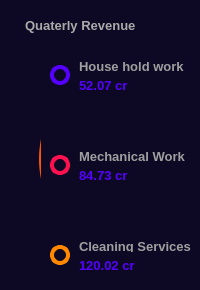
         <widget class="QFrame" name="spendingFrame">
          <property name="styleSheet">
           <string notr="true">QFrame {
	background-color: rgb(13, 9, 36);
	border: none;
	border-radius: 12px;
}
</string>
          </property>
          <property name="frameShape">
           <enum>QFrame::NoFrame</enum>
          </property>
          <property name="frameShadow">
           <enum>QFrame::Raised</enum>
          </property>
          <layout class="QVBoxLayout" name="verticalLayout_6">
           <property name="spacing">
            <number>0</number>
           </property>
           <property name="leftMargin">
            <number>0</number>
           </property>
           <property name="topMargin">
            <number>0</number>
           </property>
           <property name="rightMargin">
            <number>0</number>
           </property>
           <property name="bottomMargin">
            <number>0</number>
           </property>
           <item>
            <widget class="QFrame" name="monthly">
             <property name="minimumSize">
              <size>
               <width>0</width>
               <height>40</height>
              </size>
             </property>
             <property name="maximumSize">
              <size>
               <width>16777215</width>
               <height>30</height>
              </size>
             </property>
             <property name="styleSheet">
              <string notr="true">background-color: rgb(13, 9, 36);</string>
             </property>
             <property name="frameShape">
              <enum>QFrame::NoFrame</enum>
             </property>
             <property name="frameShadow">
              <enum>QFrame::Raised</enum>
             </property>
             <layout class="QHBoxLayout" name="horizontalLayout_9" stretch="0">
              <property name="spacing">
               <number>0</number>
              </property>
              <property name="leftMargin">
               <number>5</number>
              </property>
              <property name="topMargin">
               <number>5</number>
              </property>
              <property name="rightMargin">
               <number>5</number>
              </property>
              <property name="bottomMargin">
               <number>3</number>
              </property>
              <item>
               <widget class="QLabel" name="label_6">
                <property name="minimumSize">
                 <size>
                  <width>150</width>
                  <height>0</height>
                 </size>
                </property>
                <property name="maximumSize">
                 <size>
                  <width>150</width>
                  <height>16777215</height>
                 </size>
                </property>
                <property name="font">
                 <font>
                  <pointsize>10</pointsize>
                  <weight>75</weight>
                  <bold>true</bold>
                 </font>
                </property>
                <property name="styleSheet">
                 <string notr="true">color: rgb(170, 170, 170);</string>
                </property>
                <property name="text">
                 <string>&lt;html&gt;&lt;head/&gt;&lt;body&gt;&lt;p&gt;Quaterly Revenue &lt;/p&gt;&lt;/body&gt;&lt;/html&gt;</string>
                </property>
               </widget>
              </item>
             </layout>
            </widget>
           </item>
           <item>
            <widget class="QFrame" name="frame_10">
             <property name="minimumSize">
              <size>
               <width>0</width>
               <height>250</height>
              </size>
             </property>
             <property name="maximumSize">
              <size>
               <width>16777215</width>
               <height>250</height>
              </size>
             </property>
             <property name="styleSheet">
              <string notr="true">background-color: rgb(13, 9, 36);</string>
             </property>
             <property name="frameShape">
              <enum>QFrame::NoFrame</enum>
             </property>
             <property name="frameShadow">
              <enum>QFrame::Raised</enum>
             </property>
             <layout class="QHBoxLayout" name="horizontalLayout_5">
              <property name="spacing">
               <number>0</number>
              </property>
              <property name="leftMargin">
               <number>0</number>
              </property>
              <property name="topMargin">
               <number>0</number>
              </property>
              <property name="rightMargin">
               <number>0</number>
              </property>
              <property name="bottomMargin">
               <number>0</number>
              </property>
              <item>
               <widget class="QFrame" name="frame_11">
                <property name="styleSheet">
                 <string notr="true"/>
                </property>
                <property name="frameShape">
                 <enum>QFrame::NoFrame</enum>
                </property>
                <property name="frameShadow">
                 <enum>QFrame::Raised</enum>
                </property>
                <layout class="QHBoxLayout" name="horizontalLayout_17">
                 <item>
                  <widget class="QFrame" name="frame_16">
                   <property name="styleSheet">
                    <string notr="true"/>
                   </property>
                   <property name="frameShape">
                    <enum>QFrame::NoFrame</enum>
                   </property>
                   <property name="frameShadow">
                    <enum>QFrame::Raised</enum>
                   </property>
                   <widget class="QFrame" name="frame_33">
                    <property name="geometry">
                     <rect>
                      <x>30</x>
                      <y>10</y>
                      <width>200</width>
                      <height>200</height>
                     </rect>
                    </property>
                    <property name="minimumSize">
                     <size>
                      <width>200</width>
                      <height>200</height>
                     </size>
                    </property>
                    <property name="maximumSize">
                     <size>
                      <width>200</width>
                      <height>200</height>
                     </size>
                    </property>
                    <property name="styleSheet">
                     <string notr="true">background-color: qlineargradient(spread:pad, x1:0, y1:0, x2:1, y2:1, stop:0 rgba(85, 0, 255, 255), stop:0.0340909 rgba(255, 85, 0, 255), stop:0.295455 rgba(255, 85, 0, 255), stop:0.323864 rgba(255, 17, 80, 255), stop:0.625 rgba(255, 17, 80, 255), stop:0.670455 rgba(85, 0, 255, 255));
border: none;
border-radius: 100px;</string>
                    </property>
                    <property name="frameShape">
                     <enum>QFrame::StyledPanel</enum>
                    </property>
                    <property name="frameShadow">
                     <enum>QFrame::Raised</enum>
                    </property>
                    <layout class="QHBoxLayout" name="horizontalLayout_20">
                     <item>
                      <widget class="QFrame" name="frame_34">
                       <property name="minimumSize">
                        <size>
                         <width>180</width>
                         <height>180</height>
                        </size>
                       </property>
                       <property name="maximumSize">
                        <size>
                         <width>180</width>
                         <height>180</height>
                        </size>
                       </property>
                       <property name="styleSheet">
                        <string notr="true">background-color: rgb(13, 9, 36);
border-radius: 90px;</string>
                       </property>
                       <property name="frameShape">
                        <enum>QFrame::NoFrame</enum>
                       </property>
                       <property name="frameShadow">
                        <enum>QFrame::Raised</enum>
                       </property>
                       <layout class="QHBoxLayout" name="horizontalLayout_21">
                        <item>
                         <widget class="QFrame" name="frame_32">
                          <property name="minimumSize">
                           <size>
                            <width>0</width>
                            <height>80</height>
                           </size>
                          </property>
                          <property name="maximumSize">
                           <size>
                            <width>16777215</width>
                            <height>80</height>
                           </size>
                          </property>
                          <property name="styleSheet">
                           <string notr="true">border: none;</string>
                          </property>
                          <property name="frameShape">
                           <enum>QFrame::NoFrame</enum>
                          </property>
                          <property name="frameShadow">
                           <enum>QFrame::Raised</enum>
                          </property>
                          <layout class="QVBoxLayout" name="verticalLayout_15">
                           <property name="spacing">
                            <number>0</number>
                           </property>
                           <property name="leftMargin">
                            <number>0</number>
                           </property>
                           <property name="topMargin">
                            <number>0</number>
                           </property>
                           <property name="rightMargin">
                            <number>0</number>
                           </property>
                           <property name="bottomMargin">
                            <number>0</number>
                           </property>
                           <item alignment="Qt::AlignHCenter|Qt::AlignVCenter">
                            <widget class="QLabel" name="label_18">
                             <property name="font">
                              <font>
                               <pointsize>10</pointsize>
                               <weight>50</weight>
                               <bold>false</bold>
                              </font>
                             </property>
                             <property name="styleSheet">
                              <string notr="true">color: rgb(138, 138, 138);</string>
                             </property>
                             <property name="text">
                              <string>Budget Report</string>
                             </property>
                            </widget>
                           </item>
                           <item alignment="Qt::AlignHCenter|Qt::AlignVCenter">
                            <widget class="QLabel" name="label_19">
                             <property name="font">
                              <font>
                               <pointsize>13</pointsize>
                               <weight>75</weight>
                               <bold>true</bold>
                              </font>
                             </property>
                             <property name="styleSheet">
                              <string notr="true">color: rgb(170, 170, 170);</string>
                             </property>
                             <property name="text">
                              <string>&lt;html&gt;&lt;head/&gt;&lt;body&gt;&lt;p&gt;372.03 cr&lt;/p&gt;&lt;/body&gt;&lt;/html&gt;</string>
                             </property>
                            </widget>
                           </item>
                           <item alignment="Qt::AlignHCenter|Qt::AlignVCenter">
                            <widget class="QLabel" name="label_20">
                             <property name="font">
                              <font>
                               <pointsize>10</pointsize>
                               <weight>50</weight>
                               <bold>false</bold>
                              </font>
                             </property>
                             <property name="styleSheet">
                              <string notr="true">color: rgb(138, 138, 138);</string>
                             </property>
                             <property name="text">
                              <string>&lt;html&gt;&lt;head/&gt;&lt;body&gt;&lt;p&gt;Sep 2023&lt;/p&gt;&lt;/body&gt;&lt;/html&gt;</string>
                             </property>
                            </widget>
                           </item>
                          </layout>
                         </widget>
                        </item>
                       </layout>
                      </widget>
                     </item>
                    </layout>
                   </widget>
                  </widget>
                 </item>
                </layout>
               </widget>
              </item>
              <item>
               <widget class="QFrame" name="frame_13">
                <property name="minimumSize">
                 <size>
                  <width>0</width>
                  <height>0</height>
                 </size>
                </property>
                <property name="maximumSize">
                 <size>
                  <width>150</width>
                  <height>16777215</height>
                 </size>
                </property>
                <property name="styleSheet">
                 <string notr="true">background-color: rgb(13, 9, 36);</string>
                </property>
                <property name="frameShape">
                 <enum>QFrame::NoFrame</enum>
                </property>
                <property name="frameShadow">
                 <enum>QFrame::Raised</enum>
                </property>
                <layout class="QVBoxLayout" name="verticalLayout_9">
                 <property name="spacing">
                  <number>20</number>
                 </property>
                 <property name="leftMargin">
                  <number>0</number>
                 </property>
                 <property name="topMargin">
                  <number>0</number>
                 </property>
                 <property name="rightMargin">
                  <number>0</number>
                 </property>
                 <property name="bottomMargin">
                  <number>0</number>
                 </property>
                 <item>
                  <widget class="QFrame" name="frame_4">
                   <property name="styleSheet">
                    <string notr="true">background-color: rgb(13, 9, 36);</string>
                   </property>
                   <property name="frameShape">
                    <enum>QFrame::NoFrame</enum>
                   </property>
                   <property name="frameShadow">
                    <enum>QFrame::Raised</enum>
                   </property>
                   <layout class="QHBoxLayout" name="horizontalLayout_10">
                    <property name="spacing">
                     <number>0</number>
                    </property>
                    <property name="leftMargin">
                     <number>0</number>
                    </property>
                    <property name="topMargin">
                     <number>0</number>
                    </property>
                    <property name="rightMargin">
                     <number>0</number>
                    </property>
                    <property name="bottomMargin">
                     <number>0</number>
                    </property>
                    <item>
                     <widget class="QFrame" name="frame_20">
                      <property name="minimumSize">
                       <size>
                        <width>20</width>
                        <height>20</height>
                       </size>
                      </property>
                      <property name="maximumSize">
                       <size>
                        <width>20</width>
                        <height>20</height>
                       </size>
                      </property>
                      <property name="styleSheet">
                       <string notr="true">QFrame {
	border: 4px solid  rgb(85, 0, 255);
	background-color: rgb(13, 9, 36);
	border-radius: 10;
}</string>
                      </property>
                      <property name="frameShape">
                       <enum>QFrame::NoFrame</enum>
                      </property>
                      <property name="frameShadow">
                       <enum>QFrame::Raised</enum>
                      </property>
                     </widget>
                    </item>
                    <item>
                     <widget class="QFrame" name="frame_21">
                      <property name="minimumSize">
                       <size>
                        <width>0</width>
                        <height>50</height>
                       </size>
                      </property>
                      <property name="maximumSize">
                       <size>
                        <width>16777215</width>
                        <height>50</height>
                       </size>
                      </property>
                      <property name="styleSheet">
                       <string notr="true"/>
                      </property>
                      <property name="frameShape">
                       <enum>QFrame::StyledPanel</enum>
                      </property>
                      <property name="frameShadow">
                       <enum>QFrame::Raised</enum>
                      </property>
                      <layout class="QVBoxLayout" name="verticalLayout_10">
                       <item alignment="Qt::AlignVCenter">
                        <widget class="QLabel" name="label_7">
                         <property name="font">
                          <font>
                           <pointsize>10</pointsize>
                           <weight>75</weight>
                           <bold>true</bold>
                          </font>
                         </property>
                         <property name="styleSheet">
                          <string notr="true">color: rgb(159, 159, 159);</string>
                         </property>
                         <property name="text">
                          <string>&lt;html&gt;&lt;head/&gt;&lt;body&gt;&lt;p&gt;House hold work&lt;/p&gt;&lt;/body&gt;&lt;/html&gt;</string>
                         </property>
                        </widget>
                       </item>
                       <item alignment="Qt::AlignVCenter">
                        <widget class="QLabel" name="label_8">
                         <property name="font">
                          <font>
                           <pointsize>10</pointsize>
                           <weight>75</weight>
                           <bold>true</bold>
                          </font>
                         </property>
                         <property name="styleSheet">
                          <string notr="true">color: rgb(85, 0, 255);</string>
                         </property>
                         <property name="text">
                          <string>&lt;html&gt;&lt;head/&gt;&lt;body&gt;&lt;p&gt;52.07 cr &lt;/p&gt;&lt;/body&gt;&lt;/html&gt;</string>
                         </property>
                        </widget>
                       </item>
                      </layout>
                     </widget>
                    </item>
                   </layout>
                  </widget>
                 </item>
                 <item>
                  <widget class="QFrame" name="frame_8">
                   <property name="styleSheet">
                    <string notr="true">background-color: rgb(13, 9, 36);</string>
                   </property>
                   <property name="frameShape">
                    <enum>QFrame::StyledPanel</enum>
                   </property>
                   <property name="frameShadow">
                    <enum>QFrame::Raised</enum>
                   </property>
                   <layout class="QHBoxLayout" name="horizontalLayout_11">
                    <property name="spacing">
                     <number>0</number>
                    </property>
                    <property name="leftMargin">
                     <number>0</number>
                    </property>
                    <property name="topMargin">
                     <number>0</number>
                    </property>
                    <property name="rightMargin">
                     <number>0</number>
                    </property>
                    <property name="bottomMargin">
                     <number>0</number>
                    </property>
                    <item>
                     <widget class="QFrame" name="frame_22">
                      <property name="minimumSize">
                       <size>
                        <width>20</width>
                        <height>20</height>
                       </size>
                      </property>
                      <property name="maximumSize">
                       <size>
                        <width>20</width>
                        <height>20</height>
                       </size>
                      </property>
                      <property name="styleSheet">
                       <string notr="true">QFrame {
	border: 4px solid rgb(255, 17, 80);
	background-color: rgb(13, 9, 36);
	border-radius: 10;
}</string>
                      </property>
                      <property name="frameShape">
                       <enum>QFrame::NoFrame</enum>
                      </property>
                      <property name="frameShadow">
                       <enum>QFrame::Raised</enum>
                      </property>
                     </widget>
                    </item>
                    <item>
                     <widget class="QFrame" name="frame_23">
                      <property name="minimumSize">
                       <size>
                        <width>0</width>
                        <height>50</height>
                       </size>
                      </property>
                      <property name="maximumSize">
                       <size>
                        <width>16777215</width>
                        <height>50</height>
                       </size>
                      </property>
                      <property name="styleSheet">
                       <string notr="true"/>
                      </property>
                      <property name="frameShape">
                       <enum>QFrame::StyledPanel</enum>
                      </property>
                      <property name="frameShadow">
                       <enum>QFrame::Raised</enum>
                      </property>
                      <layout class="QVBoxLayout" name="verticalLayout_11">
                       <item alignment="Qt::AlignVCenter">
                        <widget class="QLabel" name="label_9">
                         <property name="font">
                          <font>
                           <pointsize>10</pointsize>
                           <weight>75</weight>
                           <bold>true</bold>
                          </font>
                         </property>
                         <property name="styleSheet">
                          <string notr="true">color: rgb(159, 159, 159);</string>
                         </property>
                         <property name="text">
                          <string>&lt;html&gt;&lt;head/&gt;&lt;body&gt;&lt;p&gt;Mechanical Work&lt;/p&gt;&lt;/body&gt;&lt;/html&gt;</string>
                         </property>
                        </widget>
                       </item>
                       <item alignment="Qt::AlignVCenter">
                        <widget class="QLabel" name="label_10">
                         <property name="font">
                          <font>
                           <pointsize>10</pointsize>
                           <weight>75</weight>
                           <bold>true</bold>
                          </font>
                         </property>
                         <property name="styleSheet">
                          <string notr="true">color: rgb(85, 0, 255);</string>
                         </property>
                         <property name="text">
                          <string>&lt;html&gt;&lt;head/&gt;&lt;body&gt;&lt;p&gt;84.73 cr&lt;/p&gt;&lt;/body&gt;&lt;/html&gt;</string>
                         </property>
                        </widget>
                       </item>
                      </layout>
                     </widget>
                    </item>
                   </layout>
                  </widget>
                 </item>
                 <item>
                  <widget class="QFrame" name="frame_12">
                   <property name="styleSheet">
                    <string notr="true">background-color: rgb(13, 9, 36);</string>
                   </property>
                   <property name="frameShape">
                    <enum>QFrame::StyledPanel</enum>
                   </property>
                   <property name="frameShadow">
                    <enum>QFrame::Raised</enum>
                   </property>
                   <layout class="QHBoxLayout" name="horizontalLayout_12">
                    <property name="spacing">
                     <number>0</number>
                    </property>
                    <property name="leftMargin">
                     <number>0</number>
                    </property>
                    <property name="topMargin">
                     <number>0</number>
                    </property>
                    <property name="rightMargin">
                     <number>0</number>
                    </property>
                    <property name="bottomMargin">
                     <number>0</number>
                    </property>
                    <item>
                     <widget class="QFrame" name="frame_24">
                      <property name="minimumSize">
                       <size>
                        <width>20</width>
                        <height>20</height>
                       </size>
                      </property>
                      <property name="maximumSize">
                       <size>
                        <width>20</width>
                        <height>20</height>
                       </size>
                      </property>
                      <property name="styleSheet">
                       <string notr="true">QFrame {
	border: 4px solid rgb(255, 136, 0);
	background-color: rgb(13, 9, 36);
	border-radius: 10;
}</string>
                      </property>
                      <property name="frameShape">
                       <enum>QFrame::NoFrame</enum>
                      </property>
                      <property name="frameShadow">
                       <enum>QFrame::Raised</enum>
                      </property>
                     </widget>
                    </item>
                    <item>
                     <widget class="QFrame" name="frame_25">
                      <property name="minimumSize">
                       <size>
                        <width>0</width>
                        <height>50</height>
                       </size>
                      </property>
                      <property name="maximumSize">
                       <size>
                        <width>16777215</width>
                        <height>50</height>
                       </size>
                      </property>
                      <property name="styleSheet">
                       <string notr="true"/>
                      </property>
                      <property name="frameShape">
                       <enum>QFrame::StyledPanel</enum>
                      </property>
                      <property name="frameShadow">
                       <enum>QFrame::Raised</enum>
                      </property>
                      <layout class="QVBoxLayout" name="verticalLayout_12">
                       <item alignment="Qt::AlignVCenter">
                        <widget class="QLabel" name="label_11">
                         <property name="font">
                          <font>
                           <pointsize>10</pointsize>
                           <weight>75</weight>
                           <bold>true</bold>
                          </font>
                         </property>
                         <property name="styleSheet">
                          <string notr="true">color: rgb(159, 159, 159);</string>
                         </property>
                         <property name="text">
                          <string>&lt;html&gt;&lt;head/&gt;&lt;body&gt;&lt;p&gt;Cleaning Services&lt;/p&gt;&lt;/body&gt;&lt;/html&gt;</string>
                         </property>
                        </widget>
                       </item>
                       <item alignment="Qt::AlignVCenter">
                        <widget class="QLabel" name="label_12">
                         <property name="font">
                          <font>
                           <pointsize>10</pointsize>
                           <weight>75</weight>
                           <bold>true</bold>
                          </font>
                         </property>
                         <property name="styleSheet">
                          <string notr="true">color: rgb(85, 0, 255);</string>
                         </property>
                         <property name="text">
                          <string>&lt;html&gt;&lt;head/&gt;&lt;body&gt;&lt;p&gt;120.02 cr&lt;/p&gt;&lt;/body&gt;&lt;/html&gt;</string>
                         </property>
                        </widget>
                       </item>
                      </layout>
                     </widget>
                    </item>
                   </layout>
                  </widget>
                 </item>
                </layout>
               </widget>
              </item>
             </layout>
            </widget>
           </item>
          </layout>
         </widget>
